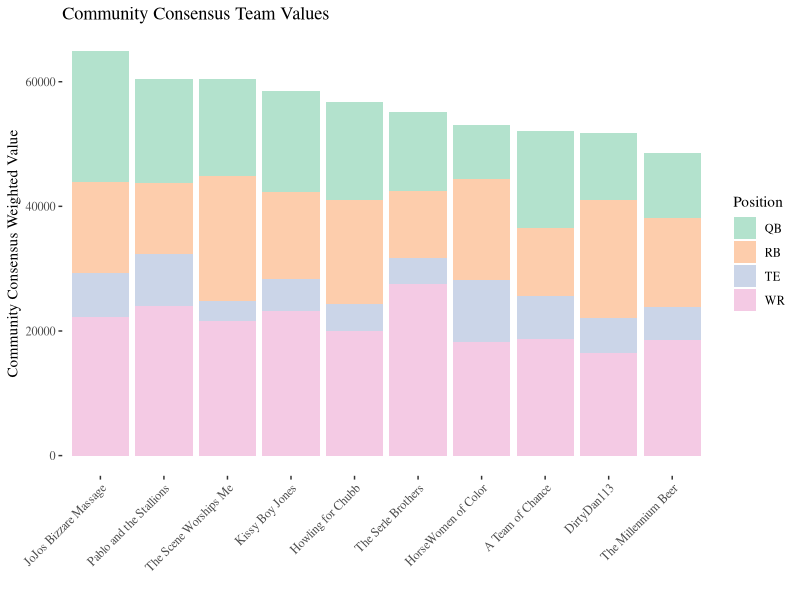
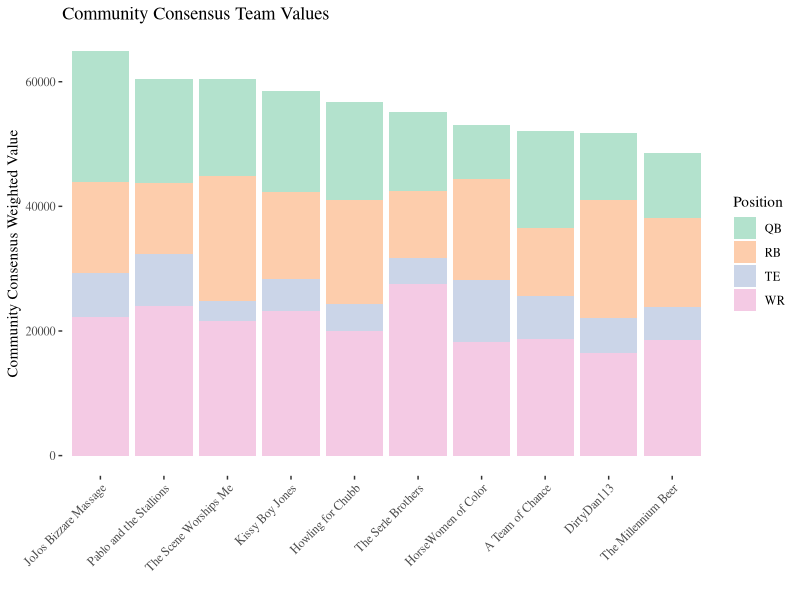

Here is the R script that generated these plots, in order: (Note: this script raises an error after producing the figures.)
################################################################################
#
# Weekly Junk Analysis Program
#
# Purpose: Take exported rankings and generate a value for each team
# then output snippets of analysis for inclusion in the weekly junk
#
# Dependency: For most up to date data, run these programs first
#        1. scripts/fantasycalc_scrape.R
#        2. scripts/ktc_scrape.R
#        3. scripts/combine_data_analysis.R
#
# Imports: final_data/combined_analysis_weighted_bi_norm_values.csv
#
# Steps: 1. Setup & Import
#        2. Generate team values
#        3. Generate weekly junk snippets
#        4. Save image & export archive
# 
################################################################################

# Step 1: Setup & Import -------------------------------------------------------

# Libraries
library(tidyverse)
library(ggplot2)
library(ggthemes)

# Import files
full_data <- read_csv("final_data/combined_analysis_weighted_bi_norm_values.csv")
prev_full_data <- read_csv("final_data/z_archive/full_data_wj.csv")
prev_total_by_team <- read_csv("final_data/z_archive/total_by_team_wj.csv")

# Step 2: Generate team values -------------------------------------------------

total_by_team <- full_data %>% 
  group_by(team_name, fc_position) %>% 
  summarize(total_value_by_position = sum(weighted_avg_norm)) %>% 
  drop_na(team_name)

# Step 3: Generate weekly junk snippets ----------------------------------------
ggplot(data = total_by_team, mapping = aes(x = reorder(team_name, -total_value_by_position, sum), 
                                           y = total_value_by_position,
                                           fill = fc_position)) + 
  geom_col(position = "stack") +
  theme_tufte() + 
  theme(axis.text.x = element_text(angle = 45, hjust = 1)) +
  scale_fill_brewer(palette = "Pastel2") +
  labs(x = "", y = "Community Consensus Weighted Value",
       title = "Community Consensus Team Values",
       fill = "Position")

# Step 4: Save image & export archive ----------------------------------------
ggsave("final_data/weekly_junk/cctv.pdf")
write_csv(full_data, "final_data/z_archive/full_data_wj.csv")
write_csv(total_by_team, "final_data/z_archive/total_by_team_wj.csv")
